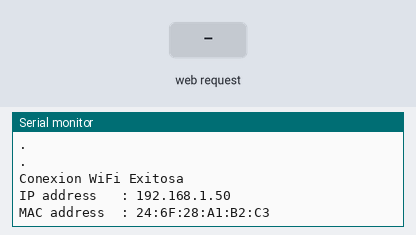
A sketch run on a simulated ESP8266 (NodeMCU). Parts: the last lines printed to the serial monitor. The inputs (shaded band) are chosen by the test bench. WiFi joins after 1.5 s; servers stay silent unless stated; storage starts empty.

Above: at 2.7 s.
2.8 s: HTTP request GET /setcomando?wifi=1 received
At 3.6 s:
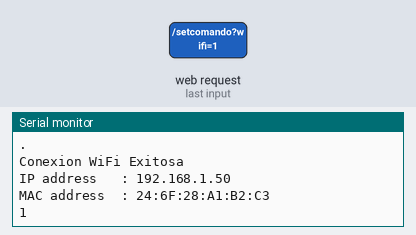
4.3 s: HTTP request GET /setcomando?wifi=0 received
At 5.0 s:
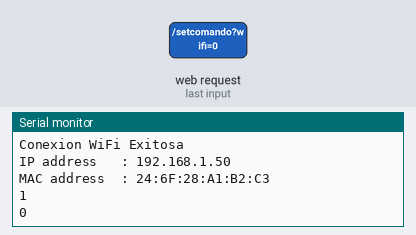

The sketch:

APServer_CONF_SSD_ESCANER_WIFI.ino
```cpp
#include <ESP8266WiFi.h>
#include <ESP8266WebServer.h>
#include <ArduinoJson.h>
#include <FS.h>   //Libreria para la memoria SSD del Nodemcu V3 Lolin


//-------------------VARIABLES GLOBALES--------------------------
unsigned long previousMillis = 0;

const char *ssidAp = "NO_WIFI";
const char *passwordAP = "12345678";


String mensaje = "";
int Valor = 0;

WiFiClient espClient;
ESP8266WebServer server(80);

 String wifi="";
 String pass="";
//--------------------------------------------------------------


//--------------------------- BOTON GUARDAR ----------------------------
void SetComando(){

  wifi = server.arg("wifi");
  pass = server.arg("pass");


  Serial.println(wifi);
  Serial.println(pass);


  StaticJsonBuffer<200> jsonBuffer;
  JsonObject& json = jsonBuffer.createObject();
  json["WiFi"] = wifi;
  json["Pass"] = pass;
  // sensor = root["sensor"].as<String>();

  File configFile = SPIFFS.open("/wifi.json", "w");
  if (!configFile) {
    server.send(200, "text/plain", "Error al Guardar");
  }
  else {
    server.send(200, "text/plain", "OK");
  }

  json.printTo(configFile);

}

//---------------------------ESCANEAR----------------------------
void escanear() {
  String mensaje = "";
  int n = WiFi.scanNetworks(); //devuelve el número de redes encontradas
  Serial.println("escaneo terminado");
  if (n == 0) { //si no encuentra ninguna red
    Serial.println("no se encontraron redes");
    mensaje = "no se encontraron redes";
  }
  else
  {
    Serial.print(n);
    Serial.println(" redes encontradas");
    mensaje = "";
    for (int i = 0; i < n; ++i)
    {


      // agrega al STRING "mensaje" la información de las redes encontradas

     // mensaje = (mensaje) + "<input type=\"submit\" value=\"" + WiFi.SSID(i) + "\">";
       mensaje = (mensaje) + "<button onclick=\"getElementById('wifi').value='" + WiFi.SSID(i) + "'\">" + WiFi.SSID(i) + "</button><br><br>";
      //mensaje = (mensaje) + "<p>" + String(i + 1) + ": " + WiFi.SSID(i) + " (" + WiFi.RSSI(i) + ") Ch: " + WiFi.channel(i) + " Enc: " + WiFi.encryptionType(i) + " </p>\r\n";
      //WiFi.encryptionType 5:WEP 2:WPA/PSK 4:WPA2/PSK 7:open network 8:WPA/WPA2/PSK
      delay(10);
    }


    String s = "";
    if (WiFi.status() == WL_CONNECTED) {
    s = "<html lang=\"es\"><head>  <meta charset=\"UTF-8\">  <title>Configuracion</title></head><body>  <form action=\"/setcomando\" method=\"get\">Nombre de Red: <input type=\"text\" name=\"wifi\" id=\"wifi\"><br> Contraseña: <input type=\"password\" name=\"pass\"><br> <input type=\"submit\" value=\"Guardar\"> <br>Estado:<h1>Conectado!</h1>  </form></body></html>";
    } else {
    s = "<html lang=\"es\"><head>  <meta charset=\"UTF-8\">  <title>Configuracion</title></head><body>  <form action=\"/setcomando\" method=\"get\">Nombre de Red: <input type=\"text\" name=\"wifi\" id=\"wifi\"><br> Contraseña: <input type=\"password\" name=\"pass\"><br> <input type=\"submit\" value=\"Guardar\"> <br>Estado:<h1>desconectado!</h1> </form></body></html>";
    }
    server.send(200, "text/html", mensaje + s);

  }
}
//---------------------------------------------------------------------------------------------------

void ini_wifi() {
                  if (!SPIFFS.begin()) {
                        Serial.println("Failed to mount file system");
                        return;
                  }
                  File configFile = SPIFFS.open("/wifi.json", "r");
                  if (!configFile) {
                    Serial.println("Failed to open config file");
                  }

                  size_t size = configFile.size();
                  if (size > 1024) {
                    Serial.println("Config file size is too large");
                  }

                  std::unique_ptr<char[]> buf(new char[size]);
                  configFile.readBytes(buf.get(), size);

                  StaticJsonBuffer<200> jsonBuffer;
                  JsonObject& json = jsonBuffer.parseObject(buf.get());

                  if (!json.success()) {
                    Serial.println("Failed to parse config file");
                  }

                  const char* Wifi_Nombre = json["WiFi"] ;
                  const char* Wifi_Contra = json["Pass"];
                  Serial.println(Wifi_Nombre);
                  Serial.println(Wifi_Contra);

                  WiFi.mode(WIFI_AP_STA);
                  WiFi.setAutoReconnect (true);
                  WiFi.begin(Wifi_Nombre, Wifi_Contra);


                  uint8_t timeout = 30; // 10 * 500 ms = 3 sec time out

                  while ( (WiFi.status() != WL_CONNECTED) && timeout ){
                      delay(500);
                      --timeout;
                      Serial.println(".");
                  }

                  if ( WiFi.status() == WL_CONNECTED) {
                      Serial.println("Conexion WiFi Exitosa");

                      Serial.print("IP address   : ");
                      Serial.println(WiFi.localIP());
                      Serial.print("MAC address  : ");
                      Serial.println(WiFi.macAddress());

                  } else {
                      WiFi.softAP(ssidAp,passwordAP);
                      Serial.println("WiFi.softAP(");
                      Serial.print("IP address   : ");
                      Serial.println(WiFi.softAPIP());
                      Serial.print("MAC address  : ");
                      Serial.println(WiFi.softAPmacAddress());
                  }

                  //********************** Server Web de Configuracion ****************
                  server.onNotFound(escanear);
                  server.on("/setcomando",SetComando);

                  server.begin();
                  //*******************************************************************

}
//------------------------SETUP-----------------------------
void setup() {

  pinMode(D4, OUTPUT); // D4
  // Inicia Serial
  Serial.begin(115200);
  Serial.println("");
  Serial.println(ESP.getChipId());

  ini_wifi();

}

//--------------------------LOOP--------------------------------
void loop() {
  server.handleClient();
  digitalWrite(D4, HIGH);
  delay(50);
  digitalWrite(D4, LOW);
  delay(50);
}
```

Measured:
- after the input at 2.8 s, the serial monitor: prints a new line at once (image 1)
- after the input at 4.3 s, the serial monitor: prints a new line at once (image 2)
